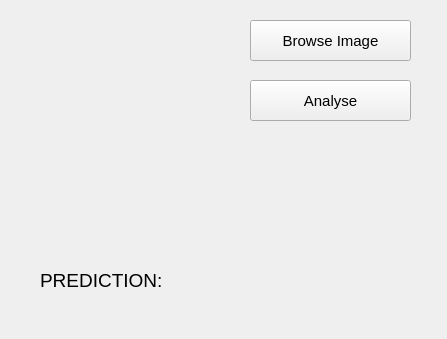
<?xml version="1.0" encoding="UTF-8"?>
<ui version="4.0">
 <class>MainWindow</class>
 <widget class="QMainWindow" name="MainWindow">
  <property name="geometry">
   <rect>
    <x>0</x>
    <y>0</y>
    <width>447</width>
    <height>339</height>
   </rect>
  </property>
  <property name="maximumSize">
   <size>
    <width>447</width>
    <height>600</height>
   </size>
  </property>
  <property name="windowTitle">
   <string>Galaxy Image Classifier</string>
  </property>
  <widget class="QWidget" name="centralwidget">
   <widget class="QLabel" name="Image">
    <property name="geometry">
     <rect>
      <x>20</x>
      <y>30</y>
      <width>200</width>
      <height>200</height>
     </rect>
    </property>
    <property name="text">
     <string/>
    </property>
   </widget>
   <widget class="QLabel" name="label">
    <property name="geometry">
     <rect>
      <x>40</x>
      <y>260</y>
      <width>361</width>
      <height>41</height>
     </rect>
    </property>
    <property name="font">
     <font>
      <family>Segoe UI</family>
      <pointsize>14</pointsize>
     </font>
    </property>
    <property name="text">
     <string>PREDICTION:</string>
    </property>
   </widget>
   <widget class="QPushButton" name="browseImageBtn">
    <property name="geometry">
     <rect>
      <x>250</x>
      <y>20</y>
      <width>161</width>
      <height>41</height>
     </rect>
    </property>
    <property name="font">
     <font>
      <family>Segoe UI</family>
      <pointsize>11</pointsize>
     </font>
    </property>
    <property name="text">
     <string>Browse Image</string>
    </property>
   </widget>
   <widget class="QPushButton" name="predictBtn">
    <property name="geometry">
     <rect>
      <x>250</x>
      <y>80</y>
      <width>161</width>
      <height>41</height>
     </rect>
    </property>
    <property name="font">
     <font>
      <family>Segoe UI</family>
      <pointsize>11</pointsize>
     </font>
    </property>
    <property name="text">
     <string>Analyse</string>
    </property>
   </widget>
  </widget>
 </widget>
 <resources/>
 <connections/>
</ui>
